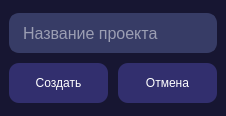
<?xml version="1.0" encoding="UTF-8"?>
<ui version="4.0">
 <class>MainWindow</class>
 <widget class="QMainWindow" name="MainWindow">
  <property name="geometry">
   <rect>
    <x>0</x>
    <y>0</y>
    <width>226</width>
    <height>116</height>
   </rect>
  </property>
  <property name="windowTitle">
   <string>Создание проекта</string>
  </property>
  <property name="styleSheet">
   <string notr="true">background-color: #171632;
</string>
  </property>
  <widget class="QWidget" name="centralwidget">
   <layout class="QGridLayout" name="gridLayout_2">
    <item row="0" column="0">
     <layout class="QGridLayout" name="gridLayout">
      <property name="horizontalSpacing">
       <number>0</number>
      </property>
      <property name="verticalSpacing">
       <number>10</number>
      </property>
      <item row="0" column="0">
       <widget class="QLineEdit" name="newproject_name">
        <property name="enabled">
         <bool>true</bool>
        </property>
        <property name="minimumSize">
         <size>
          <width>200</width>
          <height>40</height>
         </size>
        </property>
        <property name="font">
         <font>
          <pointsize>12</pointsize>
         </font>
        </property>
        <property name="styleSheet">
         <string notr="true">QLineEdit{
border: 2px solid #373C66;
color: white;
border-radius: 10px;
padding: 5px 10px;
outline: none;
background: #373C66;
}

</string>
        </property>
        <property name="placeholderText">
         <string>Название проекта</string>
        </property>
       </widget>
      </item>
      <item row="1" column="0">
       <layout class="QHBoxLayout" name="horizontalLayout">
        <property name="spacing">
         <number>10</number>
        </property>
        <item>
         <widget class="QPushButton" name="create_pj">
          <property name="minimumSize">
           <size>
            <width>85</width>
            <height>40</height>
           </size>
          </property>
          <property name="cursor">
           <cursorShape>PointingHandCursor</cursorShape>
          </property>
          <property name="styleSheet">
           <string notr="true">background: #322F6E;
border-radius: 10px;
color: white;</string>
          </property>
          <property name="text">
           <string>Создать</string>
          </property>
         </widget>
        </item>
        <item>
         <widget class="QPushButton" name="back">
          <property name="minimumSize">
           <size>
            <width>85</width>
            <height>40</height>
           </size>
          </property>
          <property name="cursor">
           <cursorShape>PointingHandCursor</cursorShape>
          </property>
          <property name="styleSheet">
           <string notr="true">background: #322F6E;
border-radius: 10px;
color: white;</string>
          </property>
          <property name="text">
           <string>Отмена</string>
          </property>
         </widget>
        </item>
       </layout>
      </item>
     </layout>
    </item>
   </layout>
  </widget>
 </widget>
 <resources/>
 <connections/>
</ui>
